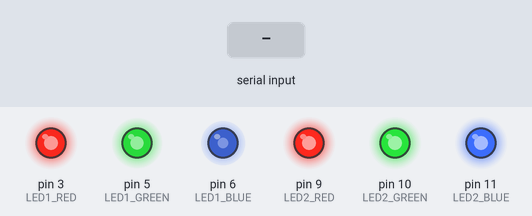
A sketch run on a simulated Arduino Uno, built with avr-gcc and run on an emulated ATmega328P. Parts: output pins drawn as LEDs (lit = HIGH). Inputs (shaded band) come from the test bench.

Above: at 5.6 s.
5.7 s: "P90\n" received over Serial
At 9.36 s:
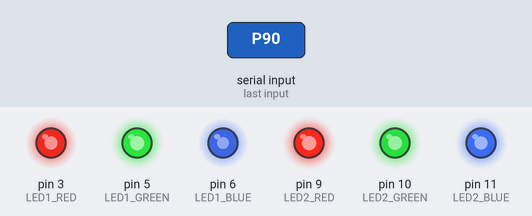
12.5 s: "P,45\n" received over Serial
At 12.5 s:
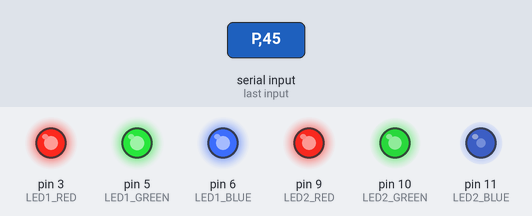
18.4 s: "P\n" received over Serial
At 18.8 s:
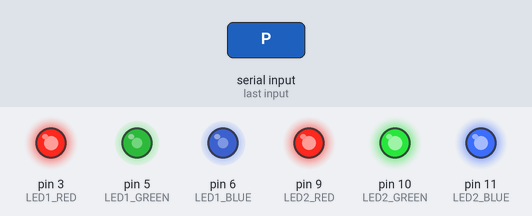
25.2 s: "P90\n" received over Serial
At 26.4 s:
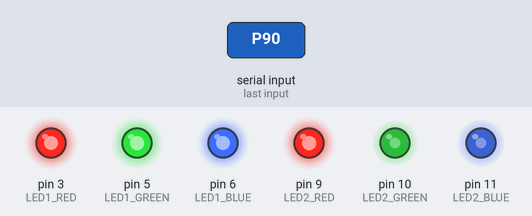
32.6 s: "P,45\n" received over Serial
39.7 s: byte 10 ('\n') received over Serial
Timing chart, 0 to 64.2 s (numbered marks = the images above; inputs shaded):
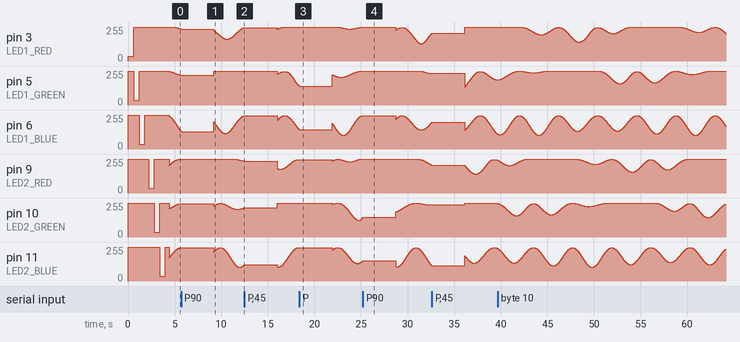

The sketch:

BreathingMushroomHand_v2.ino
```cpp
// Breathing Mushroom — HAND CONTROL edition (v5), Oct 26 2026
// Same wiring as v4 — nothing on the breadboard changes:
//   LED 1: red ~3, green ~5, blue ~6      LED 2: red ~9, green ~10, blue ~11
//   Both commons -> 5V hub. COMMON ANODE = true. 220 ohm per colour leg.
//
// What v5 adds: the Uno listens on USB serial (9600 baud) for hand
// commands sent by mushroom_hand.py on the Mac, which watches your
// hand through the camera (same MediaPipe stack as the morning's
// hand-controlled LED build — in fact this is that build, grown up).
//
// Command format (one per line):
//   G <color> <intensity> <period>
//       color     0..1000   position on the colour journey
//                           (0 = cyan end, 1000 = magenta-violet end)
//       intensity 0..255    pulse strength (peak brightness)
//       period    1200..9000  breath cadence in milliseconds
//   P                       pause: freeze both mushrooms exactly as
//                           they are (the script sends this while
//                           exactly one hand is up). Any G or A
//                           unpauses. If P and G both stop arriving
//                           (hands hidden), the pause times out
//                           after 3.5 s and the autonomous show
//                           resumes — hiding your hands = resume.
//   A                       back to autonomous breathing (the v4 show)
//
// Hand mode stays active while G lines keep arriving (the script
// sends them many times a second). If no G arrives for 3.5 seconds —
// hand left the frame, script quit, cable out — the mushrooms fall
// back to autonomous breathing on their own. They never sit frozen.
//
// In hand mode the colour is yours and it still pulses: the pulse
// swings between a dim floor and your intensity, at your cadence.
// LED 2 pulses half a cycle behind LED 1, as before.

#include <math.h>

const byte LED1_RED = 3,  LED1_GREEN = 5,  LED1_BLUE = 6;
const byte LED2_RED = 9,  LED2_GREEN = 10, LED2_BLUE = 11;

const bool COMMON_ANODE = true;  // verified for your LEDs — do not set to false
const float BRIGHTNESS = 0.6;
const float BREATH_PERIOD = 4200.0;
const float COLOR_PERIOD  = 18000.0;

const unsigned long LED2_BREATH_OFFSET = 2100;
const unsigned long LED2_COLOR_OFFSET  = 9000;

const unsigned long HAND_TIMEOUT = 3500;  // ms without a G line -> auto

// ---- hand-mode state -------------------------------------------------
bool handMode = false;
bool paused = false;
unsigned long lastHandMs = 0;
float handColor = 0.0;        // journey position 0..3 (smoothed); 3 = magenta end, no wrap
float handColorTarget = 0.0;
int   handIntensity = 200;    // 0..255
long  handPeriod = 4200;      // ms per breath

void setChannel(byte pin, int value) {
  value = constrain(value, 0, 255);
  analogWrite(pin, COMMON_ANODE ? 255 - value : value);
}

void setLED(byte rPin, byte gPin, byte bPin, int r, int g, int b) {
  setChannel(rPin, r);
  setChannel(gPin, g);
  setChannel(bPin, b);
}

void flashTest(byte rPin, byte gPin, byte bPin) {
  setLED(rPin, gPin, bPin, 220, 0, 0);
  delay(600);
  setLED(rPin, gPin, bPin, 0, 220, 0);
  delay(600);
  setLED(rPin, gPin, bPin, 0, 0, 220);
  delay(600);
  setLED(rPin, gPin, bPin, 0, 0, 0);
  delay(400);
}

void setup() {
  pinMode(LED1_RED, OUTPUT);
  pinMode(LED1_GREEN, OUTPUT);
  pinMode(LED1_BLUE, OUTPUT);
  pinMode(LED2_RED, OUTPUT);
  pinMode(LED2_GREEN, OUTPUT);
  pinMode(LED2_BLUE, OUTPUT);
  setLED(LED1_RED, LED1_GREEN, LED1_BLUE, 0, 0, 0);
  setLED(LED2_RED, LED2_GREEN, LED2_BLUE, 0, 0, 0);

  Serial.begin(9600);

  // Power-on flash test, same as v4: LED 1 red/green/blue, then LED 2.
  flashTest(LED1_RED, LED1_GREEN, LED1_BLUE);
  flashTest(LED2_RED, LED2_GREEN, LED2_BLUE);
}

// The colour journey: four stops, travelled in order, then back.
const int STOPS[4][3] = {
  {   0, 230, 210 },  // cyan
  {   0,  90, 255 },  // azure
  { 120,   0, 255 },  // violet
  { 215,   0, 185 }   // magenta-violet
};

// Colour at a journey position (0..4, wraps). Writes into out[3].
void journeyColor(float pos, int out[3]) {
  int from = ((int)pos) % 4;
  int to = (from + 1) % 4;
  float frac = pos - (int)pos;
  for (int i = 0; i < 3; i++) {
    out[i] = (int)(STOPS[from][i] + (STOPS[to][i] - STOPS[from][i]) * frac);
  }
}

// ---- serial ----------------------------------------------------------
// Read any complete lines waiting. G sets hand targets; A leaves hand
// mode immediately. Anything else is ignored.
void readSerial() {
  static char buf[40];
  static int len = 0;
  while (Serial.available() > 0) {
    char c = (char)Serial.read();
    if (c == '\n' || c == '\r') {
      if (len > 0) {
        buf[len] = '\0';
        if (buf[0] == 'G') {
          int color, intensity;
          long period;
          if (sscanf(buf + 1, "%d %d %ld", &color, &intensity, &period) == 3) {
            handColorTarget = constrain(color, 0, 1000) / 1000.0 * 3.0;
            handIntensity = constrain(intensity, 0, 255);
            handPeriod = constrain(period, 1200L, 9000L);
            handMode = true;
            paused = false;
            lastHandMs = millis();
          }
        } else if (buf[0] == 'P') {
          paused = true;
          lastHandMs = millis();
        } else if (buf[0] == 'A') {
          handMode = false;
          paused = false;
        }
        len = 0;
      }
    } else if (len < (int)sizeof(buf) - 1) {
      buf[len++] = c;
    }
  }
}

// ---- autonomous mode (the v4 show, unchanged) ------------------------
void runAuto(byte rPin, byte gPin, byte bPin, unsigned long t) {
  float breathPhase = 2.0 * PI * (t % (unsigned long)BREATH_PERIOD) / BREATH_PERIOD;
  float breath = (sin(breathPhase - PI / 2.0) + 1.0) / 2.0;
  breath = 0.04 + 0.96 * breath;

  float pos = ((t % (unsigned long)COLOR_PERIOD) / COLOR_PERIOD) * 4.0;
  int col[3];
  journeyColor(pos, col);

  setLED(rPin, gPin, bPin,
         (int)(col[0] * breath * BRIGHTNESS),
         (int)(col[1] * breath * BRIGHTNESS),
         (int)(col[2] * breath * BRIGHTNESS));
}

// ---- hand mode -------------------------------------------------------
void runHand(byte rPin, byte gPin, byte bPin, unsigned long t,
             unsigned long phaseOffset) {
  float phase = 2.0 * PI * ((t + phaseOffset) % (unsigned long)handPeriod)
              / (float)handPeriod;
  float wave = (sin(phase - PI / 2.0) + 1.0) / 2.0;   // 0..1, starts low
  float pulse = 0.10 + 0.90 * wave;                  // dim floor, never off
  float scale = pulse * (handIntensity / 255.0);

  int col[3];
  journeyColor(handColor, col);
  setLED(rPin, gPin, bPin,
         (int)(col[0] * scale),
         (int)(col[1] * scale),
         (int)(col[2] * scale));
}

void loop() {
  readSerial();
  unsigned long now = millis();

  if ((handMode || paused) && now - lastHandMs > HAND_TIMEOUT) {
    handMode = false;  // hands gone — resume the autonomous show
    paused = false;
  }

  if (paused) {
    delay(15);
    return;  // outputs stay exactly as last written: a true freeze
  }

  if (handMode) {
    // Glide the colour toward the hand's target so it never jumps.
    handColor += (handColorTarget - handColor) * 0.08;
    runHand(LED1_RED, LED1_GREEN, LED1_BLUE, now, 0);
    runHand(LED2_RED, LED2_GREEN, LED2_BLUE, now, handPeriod / 2);
  } else {
    runAuto(LED1_RED, LED1_GREEN, LED1_BLUE, now);
    runAuto(LED2_RED, LED2_GREEN, LED2_BLUE,
            now + LED2_COLOR_OFFSET + LED2_BREATH_OFFSET);
  }
  delay(15);
}
```
